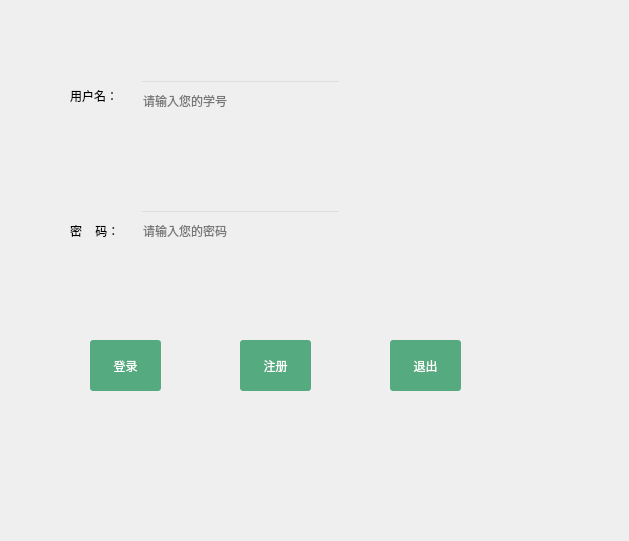
<?xml version="1.0" encoding="UTF-8"?>
<ui version="4.0">
 <class>Mylog</class>
 <widget class="QWidget" name="Mylog">
  <property name="geometry">
   <rect>
    <x>0</x>
    <y>0</y>
    <width>629</width>
    <height>541</height>
   </rect>
  </property>
  <property name="windowTitle">
   <string>Form</string>
  </property>
  <property name="styleSheet">
   <string notr="true"/>
  </property>
  <widget class="QLabel" name="label">
   <property name="geometry">
    <rect>
     <x>70</x>
     <y>60</y>
     <width>71</width>
     <height>71</height>
    </rect>
   </property>
   <property name="styleSheet">
    <string notr="true">font: 75 10pt &quot;微软雅黑&quot;;</string>
   </property>
   <property name="text">
    <string>用户名：</string>
   </property>
  </widget>
  <widget class="QLabel" name="label_2">
   <property name="geometry">
    <rect>
     <x>70</x>
     <y>200</y>
     <width>61</width>
     <height>61</height>
    </rect>
   </property>
   <property name="styleSheet">
    <string notr="true">font: 75 10pt &quot;微软雅黑&quot;;</string>
   </property>
   <property name="text">
    <string>密    码：</string>
   </property>
  </widget>
  <widget class="QLineEdit" name="lineEdit">
   <property name="geometry">
    <rect>
     <x>140</x>
     <y>80</y>
     <width>201</width>
     <height>41</height>
    </rect>
   </property>
   <property name="styleSheet">
    <string notr="true">background-color : transparent;
</string>
   </property>
   <property name="placeholderText">
    <string>请输入您的学号</string>
   </property>
  </widget>
  <widget class="QLineEdit" name="lineEdit_2">
   <property name="geometry">
    <rect>
     <x>140</x>
     <y>210</y>
     <width>201</width>
     <height>41</height>
    </rect>
   </property>
   <property name="styleSheet">
    <string notr="true">background-color : transparent;
</string>
   </property>
   <property name="echoMode">
    <enum>QLineEdit::Password</enum>
   </property>
   <property name="placeholderText">
    <string>请输入您的密码</string>
   </property>
  </widget>
  <widget class="QPushButton" name="pushButton">
   <property name="geometry">
    <rect>
     <x>90</x>
     <y>340</y>
     <width>71</width>
     <height>51</height>
    </rect>
   </property>
   <property name="styleSheet">
    <string notr="true">font : 75 10pt &quot;黑体&quot;;
color : white;
background-color : rgb(85,170,127);
border-radius : 3px;
</string>
   </property>
   <property name="text">
    <string>登录</string>
   </property>
  </widget>
  <widget class="QPushButton" name="pushButton_2">
   <property name="geometry">
    <rect>
     <x>390</x>
     <y>340</y>
     <width>71</width>
     <height>51</height>
    </rect>
   </property>
   <property name="styleSheet">
    <string notr="true">font : 75 10pt &quot;黑体&quot;;
color : white;
background-color : rgb(85,170,127);
border-radius : 3px;</string>
   </property>
   <property name="text">
    <string>退出</string>
   </property>
  </widget>
  <widget class="QPushButton" name="pushButton_3">
   <property name="geometry">
    <rect>
     <x>240</x>
     <y>340</y>
     <width>71</width>
     <height>51</height>
    </rect>
   </property>
   <property name="styleSheet">
    <string notr="true">font : 75 10pt &quot;黑体&quot;;
color : white;
background-color : rgb(85,170,127);
border-radius : 3px;</string>
   </property>
   <property name="text">
    <string>注册</string>
   </property>
  </widget>
  <widget class="QWidget" name="widget" native="true">
   <property name="geometry">
    <rect>
     <x>-1</x>
     <y>-1</y>
     <width>631</width>
     <height>541</height>
    </rect>
   </property>
   <property name="styleSheet">
    <string notr="true">border-image: url(:/3.jpg);</string>
   </property>
  </widget>
  <zorder>widget</zorder>
  <zorder>label</zorder>
  <zorder>label_2</zorder>
  <zorder>lineEdit</zorder>
  <zorder>lineEdit_2</zorder>
  <zorder>pushButton</zorder>
  <zorder>pushButton_2</zorder>
  <zorder>pushButton_3</zorder>
 </widget>
 <resources/>
 <connections/>
</ui>
